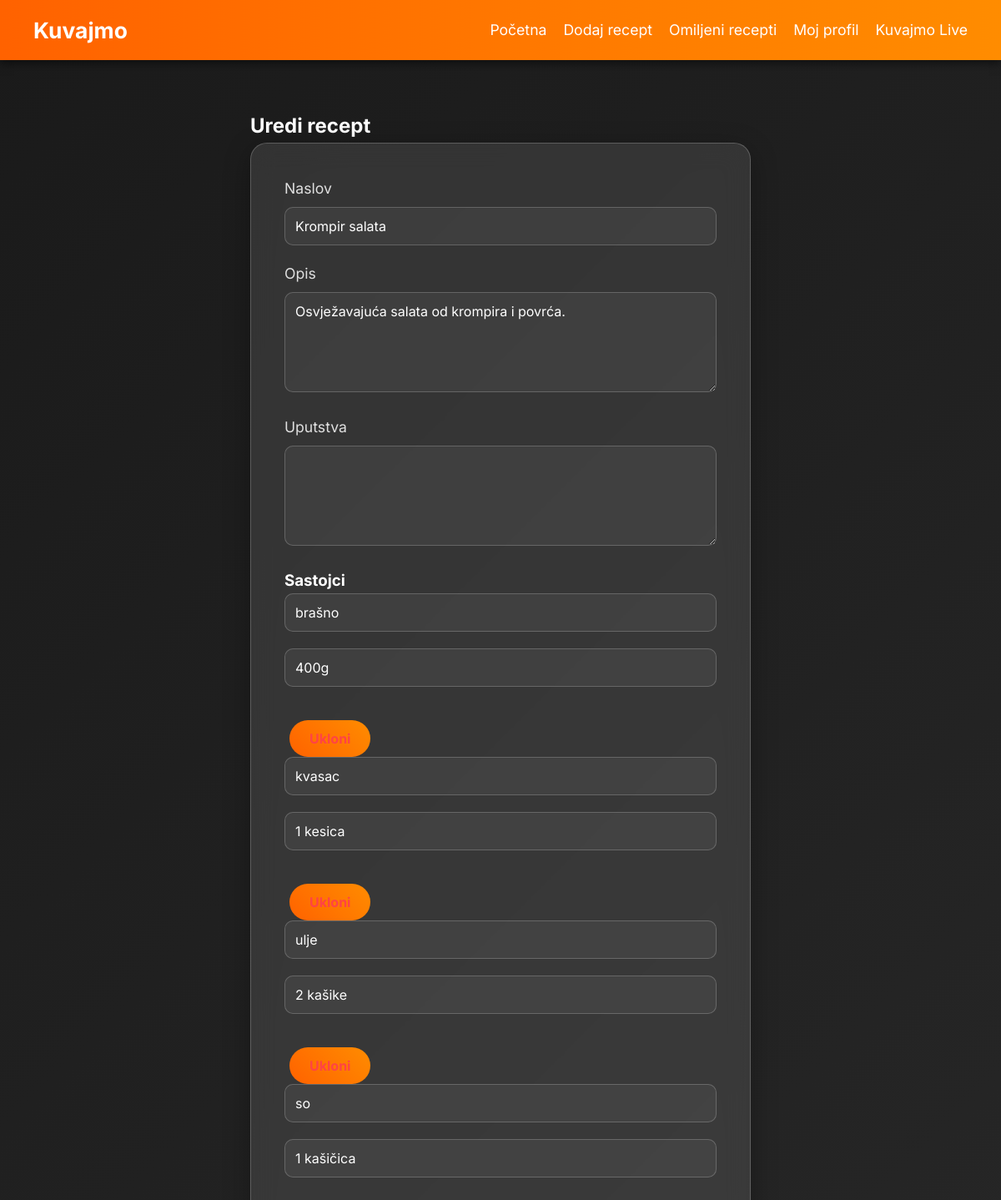
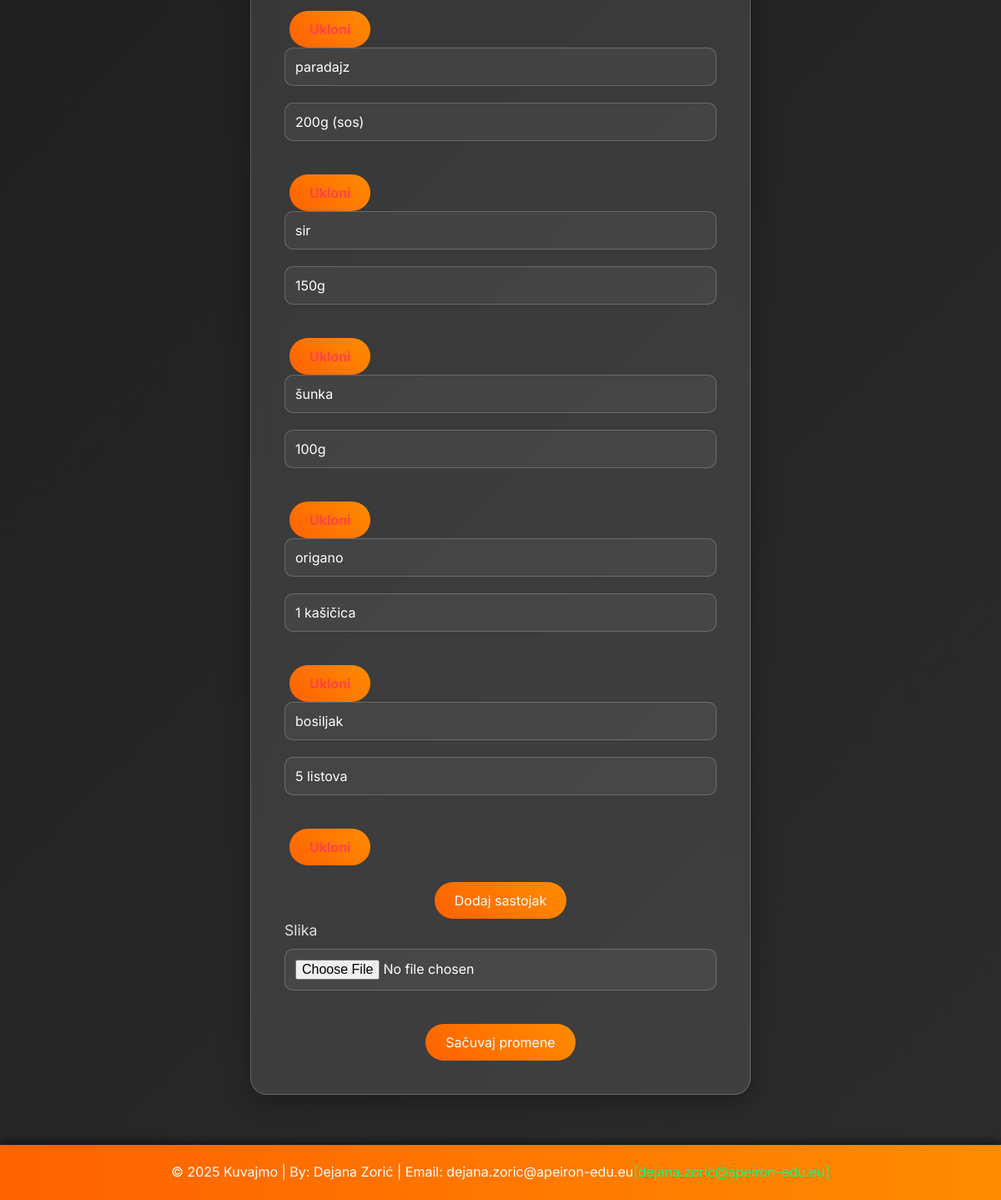
The page /recipe_edit.php?id=5 (signed in) on the database its author committed (2 pictures, top to bottom).
### tables this page shows
CREATE TABLE `recipes` (
  `id` int(11) NOT NULL,
  `title` varchar(255) NOT NULL,
  `description` text NOT NULL,
  `instructions` text NOT NULL,
  `image` varchar(255) DEFAULT NULL,
  `user_id` int(11) DEFAULT NULL,
  `created_at` timestamp NOT NULL DEFAULT current_timestamp()
);

CREATE TABLE `recipe_ingredient` (
  `id` int(11) NOT NULL,
  `recipe_id` int(11) DEFAULT NULL,
  `ingredient_id` int(11) DEFAULT NULL,
  `quantity` varchar(255) DEFAULT NULL,
  `created_at` timestamp NOT NULL DEFAULT current_timestamp()
);

CREATE TABLE `ingredients` (
  `id` int(11) NOT NULL,
  `name` varchar(255) NOT NULL,
  `created_at` timestamp NOT NULL DEFAULT current_timestamp()
);

### recipe_edit.php (the view, shortened to what this page needs)
<?php
require 'header.php';
$recipe_id = (int)$_GET['id'];
$stmt = $pdo->prepare("SELECT * FROM recipes WHERE id = ?");
$stmt->execute([$recipe_id]);
$recipe = $stmt->fetch(PDO::FETCH_ASSOC);
$stmt = $pdo->prepare("SELECT i.name, ri.quantity, ri.ingredient_id
                       FROM recipe_ingredient ri
                       JOIN ingredients i ON ri.ingredient_id = i.id
                       WHERE ri.recipe_id = ?");
$stmt->execute([$recipe_id]);
$ingredients = $stmt->fetchAll(PDO::FETCH_ASSOC);
?>
<section class="container">
    <h2>Uredi recept</h2>
    <form action="recipe_edit.php?id=<?php echo $recipe_id; ?>" method="POST" enctype="multipart/form-data">
        <label for="title">Naslov</label>
        <input type="text" name="title" id="title" value="<?php echo htmlspecialchars($recipe['title']); ?>" required>
        <label for="description">Opis</label>
        <textarea name="description" id="description" required><?php echo htmlspecialchars($recipe['description']); ?></textarea>
        <label for="steps">Uputstva</label>
        <textarea name="steps" id="steps" required><?php echo htmlspecialchars($recipe['steps']); ?></textarea>
        <h3>Sastojci</h3>
        <div id="ingredients">
            <?php foreach ($ingredients as $index => $ingredient): ?>
                <div class="ingredient-row">
                    <input type="text" name="ingredients[]" value="<?php echo htmlspecialchars($ingredient['name']); ?>" placeholder="Sastojak" required>
                    <input type="text" name="quantities[]" value="<?php echo htmlspecialchars($ingredient['quantity']); ?>" placeholder="Količina" required>
                    <button type="button" class="remove-ingredient">Ukloni</button>
                </div>
            <?php endforeach; ?>
        </div>
        <button type="button" id="add-ingredient">Dodaj sastojak</button>
        <label for="image">Slika</label>
        <input type="file" name="image" id="image" accept="image/*">
        <button type="submit">Sačuvaj promene</button>
    </form>
</section>
<?php require 'footer.php'; ?>

### style.css (style rules this page uses)
* { margin: 0; padding: 0; box-sizing: border-box; font-family: 'Inter', sans-serif; }
body { background: linear-gradient(135deg, #1a1a1a 0%, #2c2c2c 100%); color: #ffffff; line-height: 1.6; overflow-x: hidden; display: flex; flex-direction: column; min-height: 100vh; }
.container { max-width: 1200px; margin: 0 auto; padding: 0 20px; }
.remove-ingredient { margin-left: 6px; cursor: pointer; color: #ff4444; font-weight: bold; }
section.container { padding: 60px 20px; flex: 1; }
form { background: rgba(255, 251, 251, 0.1); backdrop-filter: blur(15px); border: 1px solid rgba(255, 255, 255, 0.2); border-radius: 20px; padding: 40px; max-width: 600px; width: 100%; box-shadow: 0 8px 32px rgba(0, 0, 0, 0.3); animation: slideIn 0.5s ease-in-out; }
form label { display: block; font-size: 1.1rem; margin-bottom: 8px; color: #e0e0e0; }
form input, form textarea { width: 100%; padding: 12px; margin-bottom: 20px; border: 1px solid rgba(255, 255, 255, 0.2); border-radius: 10px; background: rgba(255, 255, 255, 0.05); color: #ffffff; font-size: 1rem; transition: border-color 0.3s ease; }
form textarea { min-height: 120px; resize: vertical; }
form button { background: linear-gradient(45deg, #ff6200, #ff8c00); color: #ffffff; padding: 12px 24px; border: none; border-radius: 50px; font-size: 1rem; cursor: pointer; transition: transform 0.3s ease, box-shadow 0.3s ease; display: block; margin: 20px auto 0; }

### rows shown on the page
recipes: title "Krompir salata", description "Osvježavajuća salata od krompira i povrća."
recipe_ingredient: ingredient.name "brašno", quantity "400g"
recipe_ingredient: ingredient.name "kvasac", quantity "1 kesica"
recipe_ingredient: ingredient.name "ulje", quantity "2 kašike"
recipe_ingredient: ingredient.name "so", quantity "1 kašičica"
recipe_ingredient: ingredient.name "paradajz", quantity "200g (sos)"
recipe_ingredient: ingredient.name "sir", quantity "150g"
recipe_ingredient: ingredient.name "šunka", quantity "100g"
recipe_ingredient: ingredient.name "origano", quantity "1 kašičica"
recipe_ingredient: ingredient.name "bosiljak", quantity "5 listova"
